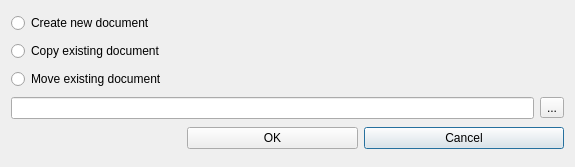
<?xml version="1.0" encoding="UTF-8"?>
<ui version="4.0">
 <class>SelectDocDlg</class>
 <widget class="QDialog" name="SelectDocDlg">
  <property name="geometry">
   <rect>
    <x>0</x>
    <y>0</y>
    <width>575</width>
    <height>167</height>
   </rect>
  </property>
  <property name="windowTitle">
   <string>Select Document</string>
  </property>
  <layout class="QGridLayout" name="gridLayout">
   <item row="2" column="0">
    <widget class="QRadioButton" name="radioMoveExisting">
     <property name="text">
      <string>Move existing document</string>
     </property>
    </widget>
   </item>
   <item row="0" column="0">
    <widget class="QRadioButton" name="radioCreateNew">
     <property name="text">
      <string>Create new document</string>
     </property>
    </widget>
   </item>
   <item row="4" column="2" colspan="2">
    <widget class="QPushButton" name="pushCancel">
     <property name="text">
      <string>Cancel</string>
     </property>
    </widget>
   </item>
   <item row="4" column="1">
    <widget class="QPushButton" name="pushOk">
     <property name="text">
      <string>OK</string>
     </property>
    </widget>
   </item>
   <item row="3" column="3">
    <widget class="QToolButton" name="toolOverview">
     <property name="text">
      <string>...</string>
     </property>
    </widget>
   </item>
   <item row="3" column="0" colspan="3">
    <widget class="QLineEdit" name="linePath"/>
   </item>
   <item row="1" column="0">
    <widget class="QRadioButton" name="radioCopyExisting">
     <property name="text">
      <string>Copy existing document</string>
     </property>
    </widget>
   </item>
  </layout>
 </widget>
 <layoutdefault spacing="6" margin="11"/>
 <resources/>
 <connections/>
</ui>
